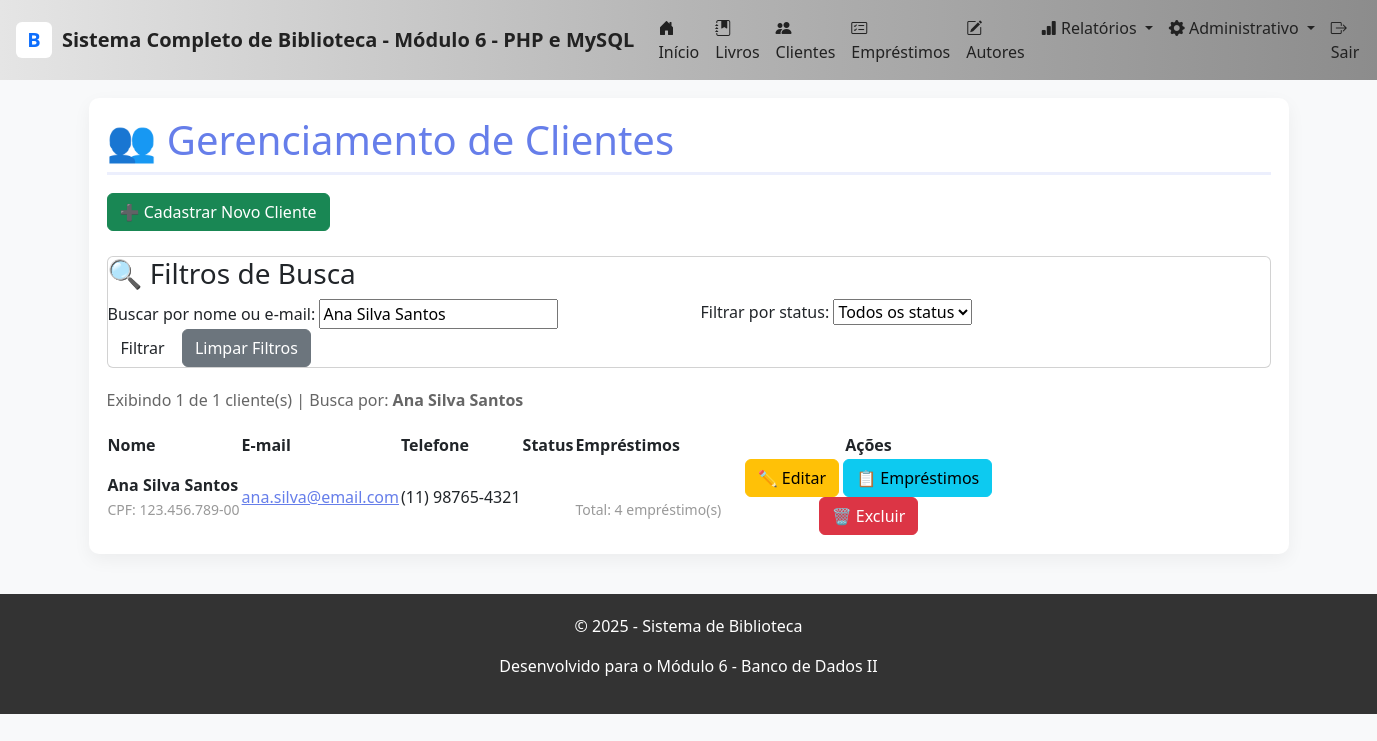
/clientes_listar.php?busca=Ana Silva Santos, run on the app's committed database.
### tables this page shows
CREATE TABLE `clientes` (
  `id` int NOT NULL AUTO_INCREMENT,
  `nome` varchar(150) NOT NULL,
  `email` varchar(150) NOT NULL,
  `telefone` varchar(20) NOT NULL,
  `cpf` varchar(14) DEFAULT NULL,
  `data_nascimento` date DEFAULT NULL,
  `endereco` varchar(255) DEFAULT NULL,
  `cidade` varchar(100) DEFAULT NULL,
  `estado` char(2) DEFAULT NULL,
  `cep` varchar(10) DEFAULT NULL,
  `status` enum('Ativo','Inativo','Bloqueado') DEFAULT 'Ativo',
  `observacoes` text,
  `created_at` timestamp NOT NULL DEFAULT CURRENT_TIMESTAMP,
  `updated_at` timestamp NOT NULL DEFAULT CURRENT_TIMESTAMP ON UPDATE CURRENT_TIMESTAMP,
  PRIMARY KEY (`id`),
  UNIQUE KEY `email` (`email`),
  UNIQUE KEY `cpf` (`cpf`),
  KEY `idx_email` (`email`),
  KEY `idx_nome` (`nome`),
  KEY `idx_status` (`status`)
);

### includes/funcoes.php (called while the page is built, shortened)
<?php
function limparInput(string $dados): string {
    $dados = trim($dados);
    $dados = stripslashes($dados);
    $dados = htmlspecialchars($dados, ENT_QUOTES, 'UTF-8');
    return $dados;
}
function formatarTelefone(string $telefone): string {
    $telefone = preg_replace('/[^0-9]/', '', $telefone);
    if (strlen($telefone) == 11) {
        return '(' . substr($telefone, 0, 2) . ') ' .
               substr($telefone, 2, 5) . '-' .
               substr($telefone, 7, 4);
    } elseif (strlen($telefone) == 10) {
        return '(' . substr($telefone, 0, 2) . ') ' .
               substr($telefone, 2, 4) . '-' .
               substr($telefone, 6, 4);
    }
    return $telefone;
}
function formatarCPF(string $cpf): string {
    $cpf = preg_replace('/[^0-9]/', '', $cpf);
    if (strlen($cpf) == 11) {
        return substr($cpf, 0, 3) . '.' .
               substr($cpf, 3, 3) . '.' .
               substr($cpf, 6, 3) . '-' .
               substr($cpf, 9, 2);
    }
    return $cpf;
}

### clientes_listar.php (the view, shortened to what this page needs)
<?php
require_once __DIR__ . '/includes/funcoes.php';
require_once __DIR__ . '/includes/header.php';
$db = Database::getInstance();
$pdo = $db->getConnection();
$por_pagina = REGISTROS_POR_PAGINA;
$pagina_atual = isset($_GET['pagina']) ? max(1, (int)$_GET['pagina']) : 1;
$offset = ($pagina_atual - 1) * $por_pagina;
$filtro_busca = isset($_GET['busca']) ? limparInput($_GET['busca']) : '';
try {
    $where_clauses = [];
    $params = [];
    if (!empty($filtro_busca)) {
        $where_clauses[] = "(c.nome LIKE :busca OR c.email LIKE :busca)";
        $params['busca'] = "%$filtro_busca%";
    }
    $where_sql = count($where_clauses) > 0 ? " WHERE " . implode(" AND ", $where_clauses) : "";
    $stmt = $pdo->prepare("SELECT COUNT(*) FROM clientes c $where_sql");
    $stmt->execute($params);
    $total_registros = $stmt->fetchColumn();
    $sql = "
        SELECT
            c.*,
            (SELECT COUNT(*) FROM emprestimos WHERE cliente_id = c.id AND status = 'Ativo') AS emprestimos_ativos,
            (SELECT COUNT(*) FROM emprestimos WHERE cliente_id = c.id AND status = 'Ativo' AND data_devolucao_prevista < CURDATE()) AS emprestimos_atrasados,
            (SELECT COUNT(*) FROM emprestimos WHERE cliente_id = c.id) AS total_emprestimos
        FROM clientes c
        $where_sql
        ORDER BY c.nome
        LIMIT :limite OFFSET :offset
    ";
    $stmt = $pdo->prepare($sql);
    foreach ($params as $key => $value) {
        $stmt->bindValue(":$key", $value);
    }
    $stmt->bindValue(':limite', $por_pagina, PDO::PARAM_INT);
    $stmt->bindValue(':offset', $offset, PDO::PARAM_INT);
    $stmt->execute();
    $clientes = $stmt->fetchAll();
?>
    <h1>👥 Gerenciamento de Clientes</h1>
    <div style="margin-bottom: 25px;">
        <a href="cliente_novo.php" class="btn btn-success">
            ➕ Cadastrar Novo Cliente
        </a>
    </div>
    <div class="card">
        <h3>🔍 Filtros de Busca</h3>
        <form method="GET" action="clientes.php" style="background: transparent; padding: 0;">
            <div class="row">
                <div class="col">
                    <div class="form-group">
                        <label for="busca">Buscar por nome ou e-mail:</label>
                        <input
                            type="text"
                            id="busca"
                            name="busca"
                            value="<?= htmlspecialchars($filtro_busca) ?>"
                            placeholder="Digite o nome ou e-mail..."
                        >
                    </div>
                </div>
                <div class="col">
                    <div class="form-group">
                        <label for="status">Filtrar por status:</label>
                        <select id="status" name="status">
                            <option value="">Todos os status</option>
                        </select>
                    </div>
                </div>
            </div>
            <button type="submit" class="btn">Filtrar</button>
            <a href="clientes.php" class="btn btn-secondary">Limpar Filtros</a>
        </form>
    </div>
    <p style="color: #666; margin: 20px 0;">
        <?php if ($total_registros > 0): ?>
            Exibindo <?= count($clientes) ?> de <?= $total_registros ?> cliente(s)
            <?php if (!empty($filtro_busca)): ?>
                | Busca por: <strong><?= htmlspecialchars($filtro_busca) ?></strong>
            <?php endif; ?>
        <?php else: ?>
            Nenhum cliente encontrado
        <?php endif; ?>
    </p>
    <?php if (count($clientes) > 0): ?>
        <table>
            <thead>
                <tr>
                    <th>Nome</th>
                    <th>E-mail</th>
                    <th>Telefone</th>
                    <th>Status</th>
                    <th>Empréstimos</th>
                    <th style="width: 250px; text-align: center;">Ações</th>
                </tr>
            </thead>
            <tbody>
                <?php foreach ($clientes as $cliente): ?>
                    <tr>
                        <td>
                            <strong><?= htmlspecialchars($cliente['nome']) ?></strong>
                            <?php if ($cliente['cpf']): ?>
                                <br>
                                <small style="color: #999;">CPF: <?= formatarCPF($cliente['cpf']) ?></small>
                            <?php endif; ?>
                        </td>
                        <td>
                            <a href="mailto:<?= htmlspecialchars($cliente['email']) ?>" style="color: #667eea;">
                                <?= htmlspecialchars($cliente['email']) ?>
                            </a>
                        </td>
                        <td>
                            <?= formatarTelefone($cliente['telefone']) ?>
                        </td>
                        <td>
                            <?php
                            $badge_class = 'badge-info';
                            if ($cliente['status'] == 'Ativo') $badge_class = 'badge-success';
                            ?>
                            <span class="badge <?= $badge_class ?>">
                            </span>
                        </td>
                        <td>
                            <?php if ($cliente['emprestimos_ativos'] > 0): ?>
                                <span class="badge badge-info">
                                </span>
                            <?php endif; ?>
                            <?php if ($cliente['emprestimos_atrasados'] > 0): ?>
                                <span class="badge badge-danger">
                                </span>
                            <?php endif; ?>
                            <br>
                            <small style="color: #999;">
                                Total: <?= $cliente['total_emprestimos'] ?> empréstimo(s)
                            </small>
                        </td>
                        <td style="text-align: center;">
                            <a href="cliente_editar.php?id=<?= $cliente['id'] ?>"
                               class="btn btn-warning btn-small"
                               title="Editar cliente">
                                ✏️ Editar
                            </a>
                            <a href="cliente_emprestimos.php?id=<?= $cliente['id'] ?>"
                               class="btn btn-info btn-small"
                               title="Ver empréstimos">
                                📋 Empréstimos
                            </a>
                            <a href="cliente_excluir.php?id=<?= $cliente['id'] ?>"
                               class="btn btn-danger btn-small confirm-delete"
                               title="Excluir cliente">
                                🗑️ Excluir
                            </a>
                        </td>
                    </tr>
                <?php endforeach; ?>
            </tbody>
        </table>
    <?php endif; ?>
<?php
} catch (PDOException $e) {
    exibirMensagem('erro', 'Erro ao carregar clientes: ' . $e->getMessage());
}
require_once 'includes/footer.php';
?>

### includes/header.php (style rules this page uses)
body { background:#f8f9fa; font-family: "Segoe UI", Tahoma, sans-serif; }
h1 { color:#667eea; border-bottom:3px solid rgba(102,126,234,0.12); padding-bottom:8px; margin-bottom:18px; }

### data on the page
clientes: nome "Ana Silva Santos", cpf "123.456.789-00", email "ana.silva@email.com", telefone "(11) 98765-4321", total_emprestimos "4"

### other printed values
NOME_BIBLIOTECA "Sistema Completo de Biblioteca - Módulo 6 - PHP e MySQL"
count($clientes) "1"
$total_registros "1"
$filtro_busca "Ana Silva Santos"
